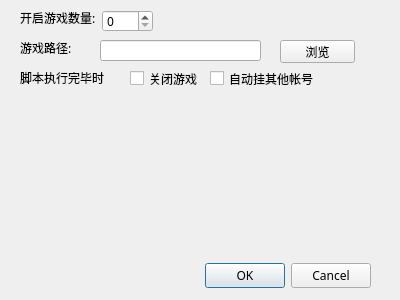
<?xml version="1.0" encoding="UTF-8"?>
<ui version="4.0">
 <class>dlgconfig</class>
 <widget class="QDialog" name="dlgconfig">
  <property name="geometry">
   <rect>
    <x>0</x>
    <y>0</y>
    <width>400</width>
    <height>300</height>
   </rect>
  </property>
  <property name="font">
   <font>
    <family>微软雅黑</family>
    <pointsize>9</pointsize>
   </font>
  </property>
  <property name="windowTitle">
   <string>配置</string>
  </property>
  <widget class="QDialogButtonBox" name="buttonBox">
   <property name="geometry">
    <rect>
     <x>30</x>
     <y>260</y>
     <width>341</width>
     <height>32</height>
    </rect>
   </property>
   <property name="orientation">
    <enum>Qt::Horizontal</enum>
   </property>
   <property name="standardButtons">
    <set>QDialogButtonBox::Cancel|QDialogButtonBox::Ok</set>
   </property>
  </widget>
  <widget class="QSpinBox" name="spinBox">
   <property name="geometry">
    <rect>
     <x>102</x>
     <y>10</y>
     <width>51</width>
     <height>22</height>
    </rect>
   </property>
  </widget>
  <widget class="QLabel" name="label">
   <property name="geometry">
    <rect>
     <x>20</x>
     <y>10</y>
     <width>81</width>
     <height>16</height>
    </rect>
   </property>
   <property name="text">
    <string>开启游戏数量:</string>
   </property>
  </widget>
  <widget class="QLineEdit" name="lineEdit">
   <property name="geometry">
    <rect>
     <x>100</x>
     <y>40</y>
     <width>161</width>
     <height>21</height>
    </rect>
   </property>
  </widget>
  <widget class="QLabel" name="label_2">
   <property name="geometry">
    <rect>
     <x>20</x>
     <y>40</y>
     <width>81</width>
     <height>16</height>
    </rect>
   </property>
   <property name="text">
    <string>游戏路径:</string>
   </property>
  </widget>
  <widget class="QPushButton" name="pushButton">
   <property name="geometry">
    <rect>
     <x>280</x>
     <y>40</y>
     <width>75</width>
     <height>23</height>
    </rect>
   </property>
   <property name="text">
    <string>浏览</string>
   </property>
  </widget>
  <widget class="QLabel" name="label_3">
   <property name="geometry">
    <rect>
     <x>20</x>
     <y>70</y>
     <width>91</width>
     <height>16</height>
    </rect>
   </property>
   <property name="text">
    <string>脚本执行完毕时</string>
   </property>
  </widget>
  <widget class="QCheckBox" name="checkBox">
   <property name="geometry">
    <rect>
     <x>130</x>
     <y>70</y>
     <width>70</width>
     <height>17</height>
    </rect>
   </property>
   <property name="text">
    <string>关闭游戏</string>
   </property>
  </widget>
  <widget class="QCheckBox" name="checkBox_2">
   <property name="geometry">
    <rect>
     <x>210</x>
     <y>70</y>
     <width>131</width>
     <height>17</height>
    </rect>
   </property>
   <property name="text">
    <string>自动挂其他帐号</string>
   </property>
  </widget>
 </widget>
 <resources/>
 <connections>
  <connection>
   <sender>buttonBox</sender>
   <signal>accepted()</signal>
   <receiver>dlgconfig</receiver>
   <slot>accept()</slot>
   <hints>
    <hint type="sourcelabel">
     <x>248</x>
     <y>254</y>
    </hint>
    <hint type="destinationlabel">
     <x>157</x>
     <y>274</y>
    </hint>
   </hints>
  </connection>
  <connection>
   <sender>buttonBox</sender>
   <signal>rejected()</signal>
   <receiver>dlgconfig</receiver>
   <slot>reject()</slot>
   <hints>
    <hint type="sourcelabel">
     <x>316</x>
     <y>260</y>
    </hint>
    <hint type="destinationlabel">
     <x>286</x>
     <y>274</y>
    </hint>
   </hints>
  </connection>
 </connections>
</ui>
